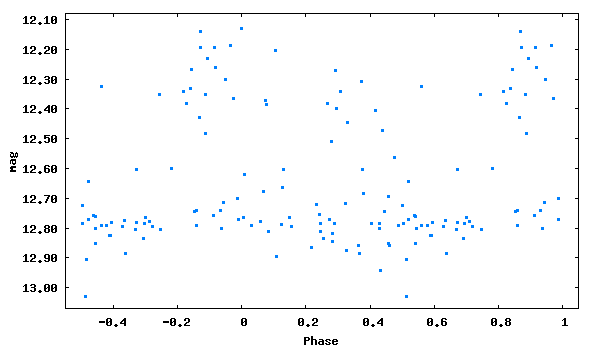

Source code (gnuplot):
set term png size 600,350 medium
set colors classic
set output 'phase_lc_16.png'
set xlabel 'Phase'
set ylabel 'mag'
#set title 'JDmax = 2446761.26400 + 0.7721400 x E'
set format y '%5.2f'
plot [-0.55:1.05][13.07:12.08] "phase_lc_16.dat" linecolor 3 pointtype 5 pointsize 0.3 title ""
